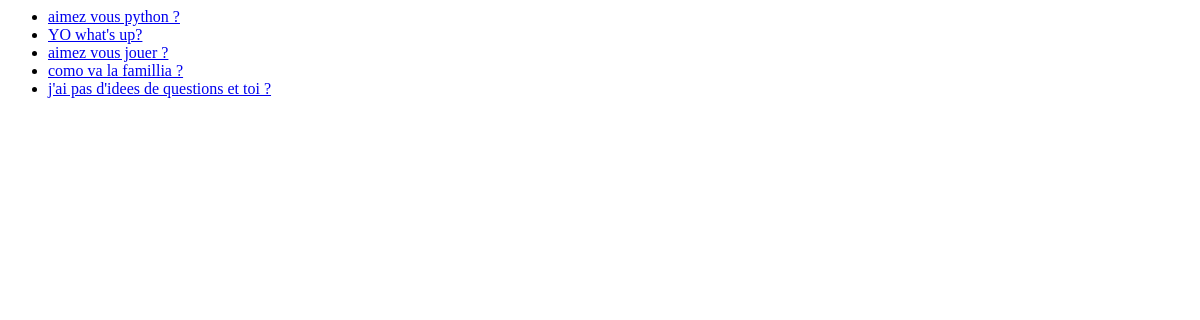
/polls/, run on an earlier commit of the app's database.
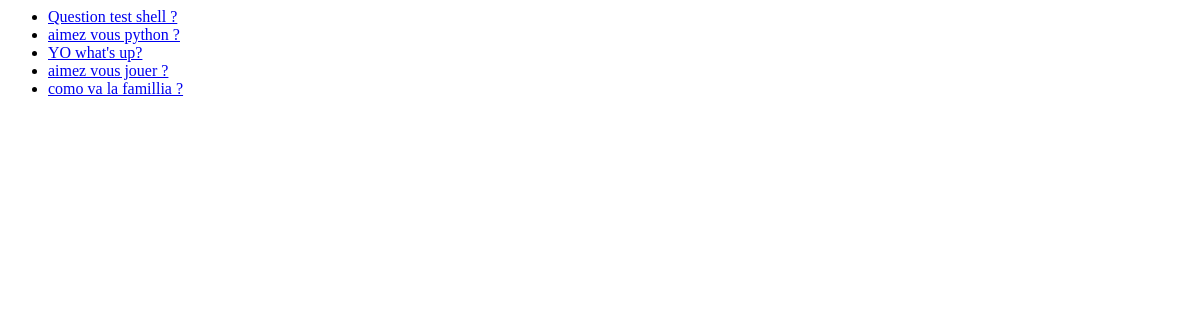
And on a later commit of the database.
### polls/models.py (models this page shows, shortened)
class Question(models.Model):
    question_text = models.CharField(max_length=200)
    pub_date = models.DateTimeField("date published")

### polls/views.py (the view)
# urls.py: path("", views.IndexView.as_view(), name="index"),
class IndexView(generic.ListView):
    template_name = "polls/index.html"
    context_object_name = "latest_question_list"
    def get_queryset(self):
        return Question.objects.order_by("-pub_date")[:5]

### polls/templates/polls/index.html
{% if latest_question_list %}
    <ul>
    {% for question in latest_question_list %}
        <li><a href="{% url 'polls:detail' question.id %}">{{ question.question_text }}</a></li>
    {% endfor %}
    </ul>
{% else %}
    <p>No polls are available.</p>
{% endif %}

What changed in the data, as far as the page shows it:
no longer on this page (row unchanged): Question: question_text "j'ai pas d'idees de questions et toi ?"
added Question: question_text "Question test shell ?"
